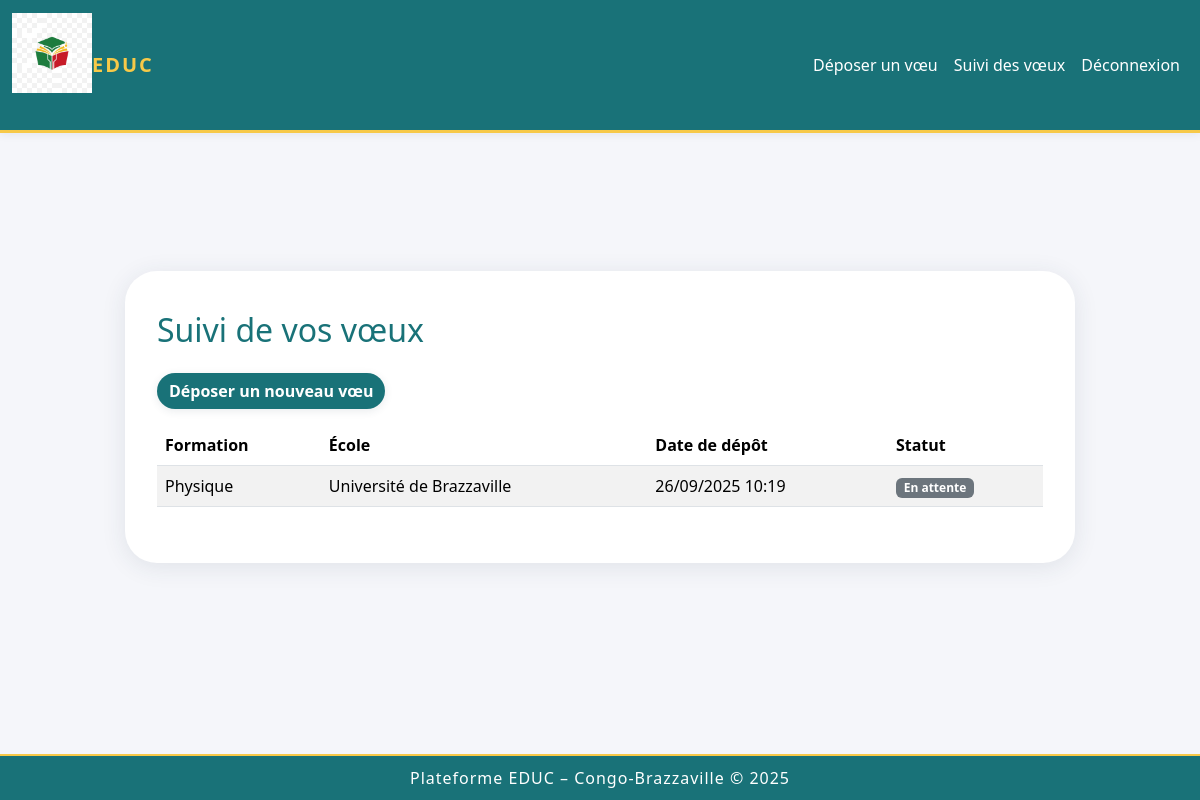
The page /voeux/suivi/ (signed in) on the database its author committed.
### voeux/models.py (models this page shows, shortened)
class Voeu(models.Model):
    STATUT_CHOICES = [
        ('En attente', 'En attente'),
        ('Accepté', 'Accepté'),
        ('Refusé', 'Refusé'),
    ]
    user = models.ForeignKey(User, on_delete=models.CASCADE)
    formation = models.ForeignKey(Formation, on_delete=models.CASCADE)
    date_depot = models.DateTimeField(auto_now_add=True)
    statut = models.CharField(max_length=50, choices=STATUT_CHOICES, default='En attente')
    class Meta:
        unique_together = ('user', 'formation')

class Formation(models.Model):
    nom = models.CharField(max_length=100)
    ecole = models.ForeignKey(Ecole, on_delete=models.CASCADE)

class Ecole(models.Model):
    nom = models.CharField(max_length=100)

### voeux/views.py (the view)
# urls.py: path('suivi/', views.suivi_voeux, name='suivi_voeux'),
@login_required
def suivi_voeux(request):
    voeux = Voeu.objects.filter(user=request.user)
    return render(request, 'voeux/suivi_voeux.html', {'voeux': voeux})

### templates/voeux/suivi_voeux.html
{% extends 'base.html' %}
{% block content %}
<div class="row justify-content-center align-items-center" style="min-height: 65vh;">
    <div class="col-md-10 educ-card">
        <h2 class="mb-4" style="color: #197278;">Suivi de vos vœux</h2>
        <a href="{% url 'voeux:depot_voeux' %}" class="btn btn-educ mb-3">Déposer un nouveau vœu</a>
        {% if voeux %}
        <div class="table-responsive">
            <table class="table table-striped align-middle rounded">
                <thead style="background: #f7c948;">
                    <tr>
                        <th>Formation</th>
                        <th>École</th>
                        <th>Date de dépôt</th>
                        <th>Statut</th>
                    </tr>
                </thead>
                <tbody>
                    {% for v in voeux %}
                    <tr>
                        <td>{{ v.formation.nom }}</td>
                        <td>{{ v.formation.ecole.nom }}</td>
                        <td>{{ v.date_depot|date:"d/m/Y H:i" }}</td>
                        <td>
                          {% if v.statut == "Accepté" %}
                            <span class="badge bg-success">{{ v.statut }}</span>
                          {% elif v.statut == "Refusé" %}
                            <span class="badge bg-danger">{{ v.statut }}</span>
                          {% else %}
                            <span class="badge bg-secondary">{{ v.statut }}</span>
                          {% endif %}
                        </td>
                    </tr>
                    {% endfor %}
                </tbody>
            </table>
        </div>
        {% else %}
        <p class="mt-4 text-secondary">Vous n’avez pas encore déposé de vœux.</p>
        {% endif %}
    </div>
</div>
{% endblock %}

### templates/base.html (style rules this page uses)
html, body { height: 100%; }
body { background: #f5f6fa; min-height: 100vh; display: flex; flex-direction: column; }
.btn-educ { background: #197278; color: #fff; border: none; font-weight: bold; border-radius: 2rem; box-shadow: 0 2px 8px rgba(44,62,80,0.10); transition: background 0.2s; }
.educ-card { background: #fff; border-radius: 2rem; box-shadow: 0 4px 24px rgba(44,62,80,0.10); padding: 2.5rem 2rem; }

### rows shown on the page
Voeu: formation.nom "Physique", formation.ecole.nom "Université de Brazzaville", date_depot "26/09/2025 10:19", statut "En attente"
